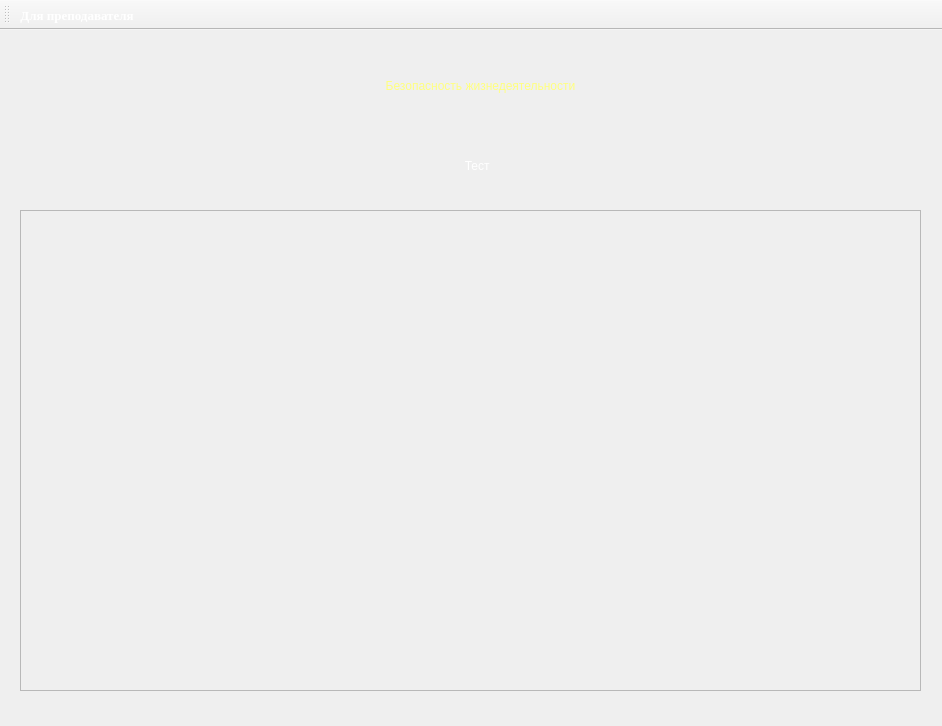
<?xml version="1.0" encoding="UTF-8"?>
<ui version="4.0">
 <class>MainWindow</class>
 <widget class="QMainWindow" name="MainWindow">
  <property name="geometry">
   <rect>
    <x>0</x>
    <y>0</y>
    <width>942</width>
    <height>726</height>
   </rect>
  </property>
  <property name="sizePolicy">
   <sizepolicy hsizetype="Fixed" vsizetype="Fixed">
    <horstretch>0</horstretch>
    <verstretch>0</verstretch>
   </sizepolicy>
  </property>
  <property name="windowTitle">
   <string>Тест</string>
  </property>
  <property name="autoFillBackground">
   <bool>false</bool>
  </property>
  <property name="styleSheet">
   <string notr="true">background-image: url(:/bg_image/images/Фон_2.PNG);
color: rgb(255, 255, 255);
</string>
  </property>
  <widget class="QWidget" name="centralWidget">
   <property name="styleSheet">
    <string notr="true"/>
   </property>
   <widget class="QScrollArea" name="scrollArea">
    <property name="geometry">
     <rect>
      <x>20</x>
      <y>180</y>
      <width>901</width>
      <height>481</height>
     </rect>
    </property>
    <property name="sizePolicy">
     <sizepolicy hsizetype="Minimum" vsizetype="Minimum">
      <horstretch>0</horstretch>
      <verstretch>0</verstretch>
     </sizepolicy>
    </property>
    <property name="layoutDirection">
     <enum>Qt::LeftToRight</enum>
    </property>
    <property name="autoFillBackground">
     <bool>false</bool>
    </property>
    <property name="styleSheet">
     <string notr="true">background-image: url(:/bg_image/images/White);
background-image: url(:/bg_image/images/Фон_2.PNG);


</string>
    </property>
    <property name="widgetResizable">
     <bool>true</bool>
    </property>
    <widget class="QWidget" name="scrollAreaWidgetContents">
     <property name="geometry">
      <rect>
       <x>0</x>
       <y>0</y>
       <width>899</width>
       <height>479</height>
      </rect>
     </property>
     <layout class="QVBoxLayout" name="verticalLayout">
      <item>
       <layout class="QGridLayout" name="gridLayout">
        <property name="sizeConstraint">
         <enum>QLayout::SetMinimumSize</enum>
        </property>
       </layout>
      </item>
     </layout>
    </widget>
   </widget>
   <widget class="QLabel" name="name1">
    <property name="geometry">
     <rect>
      <x>120</x>
      <y>10</y>
      <width>721</width>
      <height>91</height>
     </rect>
    </property>
    <property name="styleSheet">
     <string notr="true">
color: rgb(255, 255, 127);
font: 30pt &quot;Times New Roman&quot;;

</string>
    </property>
    <property name="text">
     <string>Безопасность жизнедеятельности</string>
    </property>
    <property name="alignment">
     <set>Qt::AlignCenter</set>
    </property>
   </widget>
   <widget class="QLabel" name="name2">
    <property name="geometry">
     <rect>
      <x>110</x>
      <y>100</y>
      <width>731</width>
      <height>71</height>
     </rect>
    </property>
    <property name="styleSheet">
     <string notr="true">font:45pt &quot;Times New Roman&quot;;
color: rgb(255, 255, 255);</string>
    </property>
    <property name="text">
     <string> Тест</string>
    </property>
    <property name="alignment">
     <set>Qt::AlignCenter</set>
    </property>
   </widget>
  </widget>
  <widget class="QMenuBar" name="menuBar">
   <property name="geometry">
    <rect>
     <x>0</x>
     <y>0</y>
     <width>942</width>
     <height>21</height>
    </rect>
   </property>
  </widget>
  <widget class="QToolBar" name="mainToolBar">
   <property name="enabled">
    <bool>true</bool>
   </property>
   <property name="sizePolicy">
    <sizepolicy hsizetype="Fixed" vsizetype="Fixed">
     <horstretch>0</horstretch>
     <verstretch>0</verstretch>
    </sizepolicy>
   </property>
   <property name="font">
    <font>
     <family>Times New Roman</family>
     <pointsize>10</pointsize>
    </font>
   </property>
   <property name="mouseTracking">
    <bool>false</bool>
   </property>
   <property name="acceptDrops">
    <bool>true</bool>
   </property>
   <attribute name="toolBarArea">
    <enum>TopToolBarArea</enum>
   </attribute>
   <attribute name="toolBarBreak">
    <bool>false</bool>
   </attribute>
   <addaction name="setting"/>
  </widget>
  <action name="setting">
   <property name="text">
    <string>Для преподавателя</string>
   </property>
   <property name="toolTip">
    <string>&lt;html&gt;&lt;head/&gt;&lt;body&gt;&lt;p&gt;&lt;span style=&quot; font-size:8pt; color:#000000;&quot;&gt;Только для преподавателя!&lt;/span&gt;&lt;/p&gt;&lt;/body&gt;&lt;/html&gt;</string>
   </property>
   <property name="font">
    <font>
     <family>Times New Roman</family>
     <pointsize>10</pointsize>
     <weight>75</weight>
     <bold>true</bold>
    </font>
   </property>
  </action>
 </widget>
 <layoutdefault spacing="6" margin="11"/>
 <resources/>
 <connections/>
</ui>
